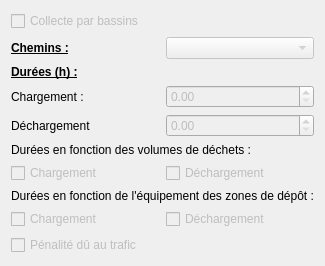
                <widget class="QWidget" name="tab_5">
                 <property name="enabled">
                  <bool>true</bool>
                 </property>
                 <attribute name="title">
                  <string>Circuit 2</string>
                 </attribute>
                 <layout class="QVBoxLayout" name="verticalLayout_18">
                  <item>
                   <widget class="QCheckBox" name="recap_collecteParBassin_checkBox_2">
                    <property name="enabled">
                     <bool>false</bool>
                    </property>
                    <property name="text">
                     <string>Collecte par bassins</string>
                    </property>
                   </widget>
                  </item>
                  <item>
                   <layout class="QHBoxLayout" name="horizontalLayout_16">
                    <item>
                     <widget class="QLabel" name="label_26">
                      <property name="enabled">
                       <bool>true</bool>
                      </property>
                      <property name="text">
                       <string>&lt;html&gt;&lt;head/&gt;&lt;body&gt;&lt;p&gt;&lt;span style=&quot; font-weight:600; text-decoration: underline;&quot;&gt;Chemins :&lt;/span&gt;&lt;/p&gt;&lt;/body&gt;&lt;/html&gt;</string>
                      </property>
                     </widget>
                    </item>
                    <item>
                     <widget class="QgsMapLayerComboBox" name="recap_cheminLayer_2">
                      <property name="enabled">
                       <bool>false</bool>
                      </property>
                     </widget>
                    </item>
                   </layout>
                  </item>
                  <item>
                   <widget class="QLabel" name="label_27">
                    <property name="text">
                     <string>&lt;html&gt;&lt;head/&gt;&lt;body&gt;&lt;p&gt;&lt;span style=&quot; font-weight:600; text-decoration: underline;&quot;&gt;Durées (h) :&lt;/span&gt;&lt;/p&gt;&lt;/body&gt;&lt;/html&gt;</string>
                    </property>
                   </widget>
                  </item>
                  <item>
                   <layout class="QHBoxLayout" name="horizontalLayout_17">
                    <item>
                     <widget class="QLabel" name="label_28">
                      <property name="text">
                       <string>Chargement :</string>
                      </property>
                     </widget>
                    </item>
                    <item>
                     <widget class="QDoubleSpinBox" name="recap_dureeChgt_2">
                      <property name="enabled">
                       <bool>false</bool>
                      </property>
                     </widget>
                    </item>
                   </layout>
                  </item>
                  <item>
                   <layout class="QHBoxLayout" name="horizontalLayout_18">
                    <item>
                     <widget class="QLabel" name="label_29">
                      <property name="text">
                       <string>Déchargement</string>
                      </property>
                     </widget>
                    </item>
                    <item>
                     <widget class="QDoubleSpinBox" name="recap_dureeDechgt_2">
                      <property name="enabled">
                       <bool>false</bool>
                      </property>
                     </widget>
                    </item>
                   </layout>
                  </item>
                  <item>
                   <widget class="QLabel" name="label_30">
                    <property name="text">
                     <string>Durées en fonction des volumes de déchets :</string>
                    </property>
                   </widget>
                  </item>
                  <item>
                   <layout class="QHBoxLayout" name="horizontalLayout_19">
                    <item>
                     <widget class="QCheckBox" name="checkBox_7">
                      <property name="enabled">
                       <bool>false</bool>
                      </property>
                      <property name="text">
                       <string>Chargement</string>
                      </property>
                     </widget>
                    </item>
                    <item>
                     <widget class="QCheckBox" name="checkBox_8">
                      <property name="enabled">
                       <bool>false</bool>
                      </property>
                      <property name="text">
                       <string>Déchargement</string>
                      </property>
                     </widget>
                    </item>
                   </layout>
                  </item>
                  <item>
                   <widget class="QLabel" name="label_31">
                    <property name="text">
                     <string>Durées en fonction de l'équipement des zones de dépôt :</string>
                    </property>
                   </widget>
                  </item>
                  <item>
                   <layout class="QHBoxLayout" name="horizontalLayout_20">
                    <item>
                     <widget class="QCheckBox" name="recap_dureeChgFoncEquipt_2">
                      <property name="enabled">
                       <bool>false</bool>
                      </property>
                      <property name="text">
                       <string>Chargement</string>
                      </property>
                     </widget>
                    </item>
                    <item>
                     <widget class="QCheckBox" name="recap_dureeDechgFoncEquipt_2">
                      <property name="enabled">
                       <bool>false</bool>
                      </property>
                      <property name="text">
                       <string>Déchargement</string>
                      </property>
                     </widget>
                    </item>
                   </layout>
                  </item>
                  <item>
                   <widget class="QCheckBox" name="checkBox_6">
                    <property name="enabled">
                     <bool>false</bool>
                    </property>
                    <property name="text">
                     <string>Pénalité dû au trafic</string>
                    </property>
                   </widget>
                  </item>
                 </layout>
                </widget>
